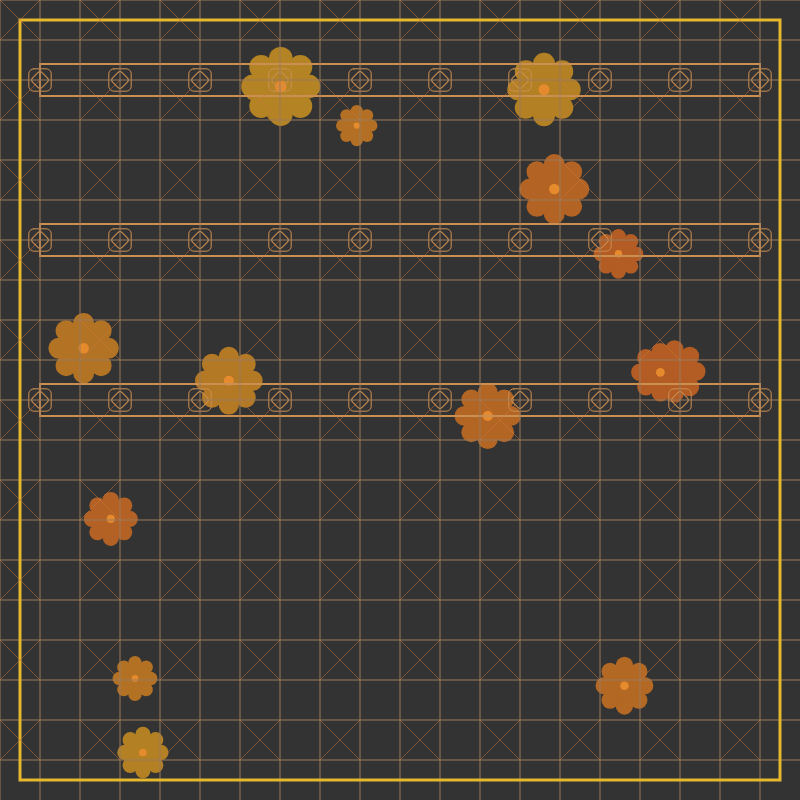
Frame 1 (no input)
Frame 2 (the mouse pressed at the canvas centre, redrawn once): identical to frame 1, image omitted

The p5.js sketch that drew this single still picture (run headless with seeded random() and noise() and a simulated clock; the mouse was pressed at the canvas centre and the sketch redrawn once):

// p5.js sketch
// ── sketch.js
let pattern;
let centerX, centerY;
let gridSpacing = 40;
let numCols, numRows;
let floralMotifs = [];
let geometricBands = [];

function setup() {
  createCanvas(800, 800);
  noLoop();
  colorMode(HSB, 360, 100, 100, 1);
  rectMode(CENTER);
  ellipseMode(CENTER);

  centerX = width / 2;
  centerY = height / 2;
  numCols = Math.ceil(width / gridSpacing) + 1;
  numRows = Math.ceil(height / gridSpacing) + 1;

  // Generate floral motifs
  for (let i = 0; i < 15; i++) {
    let x = random(gridSpacing, width - gridSpacing);
    let y = random(gridSpacing, height - gridSpacing);
    let size = random(20, 40);
    let hue = random(20, 40); // Sapphire tones
    floralMotifs.push({ x, y, size, hue });
  }

  // Generate geometric bands
  for (let i = 0; i < 3; i++) {
    let y = height * (0.1 + i * 0.2);
    let bandHeight = gridSpacing * 0.8;
    geometricBands.push({ y, bandHeight });
  }

  // Draw the pattern once
  drawPattern();
}

function draw() {
  // Already drawn in setup()
}

function drawPattern() {
  background(20); // Deep blue background

  // Draw central floral motifs
  for (let motif of floralMotifs) {
    fill(motif.hue, 80, 70);
    noStroke();
    drawFloralMotif(motif.x, motif.y, motif.size);
  }

  // Draw geometric bands
  for (let band of geometricBands) {
    stroke(30, 60, 80);
    strokeWeight(2);
    noFill();
    rect(centerX, band.y, width * 0.9, band.bandHeight);
    
    // Add geometric patterns to the band
    let numPatterns = 10;
    for (let i = 0; i < numPatterns; i++) {
      let x = map(i, 0, numPatterns - 1, centerX - width * 0.45, centerX + width * 0.45);
      drawGeometricPattern(x, band.y, band.bandHeight);
    }
  }

  // Draw main lattice grid
  stroke(30, 40, 60);
  strokeWeight(1);
  for (let x = 0; x < width; x += gridSpacing) {
    line(x, 0, x, height);
  }
  for (let y = 0; y < height; y += gridSpacing) {
    line(0, y, width, y);
  }

  // Draw decorative borders
  stroke(45, 80, 90);
  strokeWeight(3);
  noFill();
  rect(centerX, centerY, width * 0.95, height * 0.95);

  // Add intricate weaving lines
  stroke(25, 70, 80);
  strokeWeight(0.5);
  for (let x = 0; x < width; x += gridSpacing * 2) {
    for (let y = 0; y < height; y += gridSpacing * 2) {
      line(x, y, x + gridSpacing, y + gridSpacing);
      line(x + gridSpacing, y, x, y + gridSpacing);
    }
  }
}

function drawFloralMotif(x, y, size) {
  // Draw a stylized flower
  push();
  translate(x, y);
  
  // Center petal
  ellipse(0, 0, size * 1.2, size * 1.2);
  
  // Surrounding petals
  for (let i = 0; i < 8; i++) {
    let angle = TWO_PI / 8 * i;
    let px = cos(angle) * size * 0.7;
    let py = sin(angle) * size * 0.7;
    ellipse(px, py, size * 0.6, size * 0.6);
  }
  
  // Center
  fill(30, 80, 90);
  ellipse(0, 0, size * 0.3, size * 0.3);
  
  pop();
}

function drawGeometricPattern(x, y, height) {
  strokeWeight(1);
  let patternSize = height * 0.7;
  rect(x, y, patternSize, patternSize, 5);
  
  // Inner pattern
  push();
  translate(x, y);
  rotate(PI/4);
  rect(0, 0, patternSize * 0.6, patternSize * 0.6, 3);
  pop();
}
